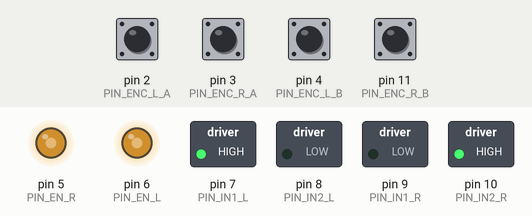
A program run on a simulated Arduino Uno, built with avr-gcc and run on an emulated ATmega328P. On the bench: switched loads named in the program (green lamp = pin HIGH), output pins drawn as LEDs (lit = HIGH). Inputs (shaded band) come from the test bench; at power-on: pin 2 (PIN_ENC_L_A), pin 3 (PIN_ENC_R_A), pin 4 (PIN_ENC_L_B), pin 11 (PIN_ENC_R_B) HIGH. What the program prints to the serial monitor is not drawn.

Above: at 1.2 s.
1.3 s: pin 3 (PIN_ENC_R_A) pulled LOW for 1 s
Timing chart, 0 to 4.3 s (numbered marks = the images above; inputs shaded):
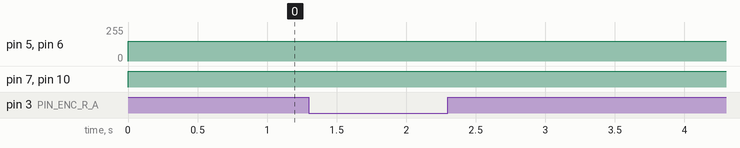

The program:

main.cpp
```cpp
#include <Arduino.h>
#include "motor.h"
#include "sensor.h"
#include "config.h"
#include "encoder.h"

// Задаём в переменную типа motor_cfg_t пины и инвернсию.
static motor_cfg_t cfg_L = {
    PIN_IN1_L, PIN_IN2_L, PIN_EN_L,
    PIN_ENC_L_A, PIN_ENC_L_B,
    true
};

static motor_cfg_t cfg_R = {
    PIN_IN1_R, PIN_IN2_R, PIN_EN_R,
    PIN_ENC_R_A, PIN_ENC_R_B,
    false
};

static sensor_cfg_t cfg_sL = { PIN_L_SENSOR };
static sensor_cfg_t cfg_sR = { PIN_R_SENSOR };

// Создаём объекты
Motor_t MotorL(cfg_L);
Motor_t MotorR(cfg_R);

LineSensor SensorL(cfg_sL);
LineSensor SensorR(cfg_sR);

Encoder_t EncoderL(cfg_L);
Encoder_t EncoderR(cfg_R);

const int GOAL_SPEED = 80;

void isrEncoderL() { EncoderL.handleInterupt(); }
void isrEncoderR() { EncoderR.handleInterupt(); }

void setup() {
    Serial.begin(115200);

    MotorL.Init();
    MotorR.Init();

    attachInterrupt(digitalPinToInterrupt(PIN_ENC_L_A), isrEncoderL, RISING);
    attachInterrupt(digitalPinToInterrupt(PIN_ENC_R_A), isrEncoderR, RISING);

    SensorL.begin();
    SensorR.begin();

    EncoderL.begin();
    EncoderR.begin();
    MotorL.SetSpeed(150);
    MotorR.SetSpeed(150);
}

void Line(void){
    int er = SensorL.read() - SensorR.read();
    MotorL.SetSpeed(GOAL_SPEED - er);
    MotorR.SetSpeed(GOAL_SPEED + er);
}

void loop() {
    // int SensorDataL = SensorL.read();
    // int SensorDataR = SensorR.read();

    // Serial.print("SensorDataL = "); Serial.print(SensorDataL); Serial.print(" SensorDataR = "); Serial.println(SensorDataR);


    Serial.print("R = "); Serial.print(EncoderR.count() * MM_PER_IMP); Serial.print("\tL = "); Serial.println(EncoderL.count() * MM_PER_IMP);
    // Line();
    MotorL.Update();
    MotorR.Update();

    //delay(10);
}
```

encoder.h
```cpp
#ifndef ENCODER_H
#define ENCODER_H

#include <Arduino.h>
#include "config.h"

class Encoder_t {
public:
    Encoder_t(const motor_cfg_t& cfg);
    void begin();
    long  count();
    void  handleInterupt();

private:
    const motor_cfg_t& _cfg;
    volatile long _count;
};

#endif
```

motor.h
```cpp
#ifndef MOTOR_H
#define MOTOR_H

#include "config.h"

class Motor_t{
    public:
        Motor_t(motor_cfg_t &conf);
        bool Init(void);

        void SetSpeed(float speed);

        void Stop(void);

        void Update(void);
    private:
        motor_cfg_t& _conf;
        float _speed;
};

#endif 
```

sensor.h
```cpp
#ifndef SENSOR_H
#define SENSOR_H
#include "config.h"

class LineSensor {
    public:
        LineSensor(const sensor_cfg_t& cfg);
        void begin();
        int read();
    private:
        const sensor_cfg_t& _cfg;
};

#endif
```

encoder.cpp
```cpp
#include "encoder.h"

Encoder_t::Encoder_t(const motor_cfg_t& cfg)
    : _cfg(cfg), _count(0) {}

void Encoder_t::begin(){
    pinMode(_cfg.pin_enc_a, INPUT_PULLUP);
    pinMode(_cfg.pin_enc_b, INPUT_PULLUP);
}

long Encoder_t::count(){
    noInterrupts();
    long c = _count;
    interrupts();
    return _cfg.invert ? - c: c;
}

void Encoder_t::handleInterupt() {
    if (digitalRead(_cfg.pin_enc_b) == HIGH) {
        _count++;
    } else {
        _count--;
    }
}
```

motor.cpp
```cpp
#include "motor.h"

Motor_t::Motor_t(motor_cfg_t &conf)
    : _conf(conf),
      _speed(0.0f) {}


bool Motor_t::Init(){
    pinMode(_conf.pin_in1, OUTPUT);
    pinMode(_conf.pin_in2, OUTPUT);
    pinMode(_conf.pin_en, OUTPUT);
    return true;
}

void Motor_t::SetSpeed(float speed){
    _speed = speed;
}

void Motor_t::Stop(){
    _speed = 0.0f;
}

void Motor_t::Update(){
    float s = fabsf(_speed);
    if (s > 255.0f) {
        s = 255.0f;
    }

    bool dir = (_speed >= 0.0f) != _conf.invert;

    if (dir) {
        digitalWrite(_conf.pin_in1, LOW);
        digitalWrite(_conf.pin_in2, HIGH);
    } else {
        digitalWrite(_conf.pin_in1, HIGH);
        digitalWrite(_conf.pin_in2, LOW);
    }

    analogWrite(_conf.pin_en, (uint8_t)s);
}
```

sensor.cpp
```cpp
#include "sensor.h"

LineSensor::LineSensor(const sensor_cfg_t& cfg)
    : _cfg(cfg) {}

void LineSensor::begin(){
    pinMode(_cfg.pin, INPUT);
}

int LineSensor::read(){
    return map(analogRead(_cfg.pin), 40, 840, 0, 100);
}
```

config.h
```cpp
#ifndef CONFIG_H
#define CONFIG_H

#include <Arduino.h>

constexpr float WHEEL_DIAMETER = 60.0f;
constexpr int   IMP_PER_ROTATE = 982;
constexpr float WHEEL_WIDTH    = 156.0f; // Колея, мм

constexpr float WHEEL_CIRCUMFERENCE = PI * WHEEL_DIAMETER;
constexpr float MM_PER_IMP          = WHEEL_CIRCUMFERENCE / IMP_PER_ROTATE;

constexpr unsigned long VEL_UPDATE_MS = 20;

#define PIN_R_SENSOR   A3
#define PIN_L_SENSOR   A2

#define PIN_IN1_L       7
#define PIN_IN2_L       8
#define PIN_EN_L        6
#define PIN_ENC_L_A     2
#define PIN_ENC_L_B     4

#define PIN_IN1_R       9
#define PIN_IN2_R      10
#define PIN_EN_R        5
#define PIN_ENC_R_A     3
#define PIN_ENC_R_B    11

struct motor_cfg_t {
    uint8_t pin_in1;
    uint8_t pin_in2;
    uint8_t pin_en;
    uint8_t pin_enc_a;
    uint8_t pin_enc_b;
    bool invert;
};

struct sensor_cfg_t {
    uint8_t pin;
};

struct config_t {
    motor_cfg_t  motor_L;
    motor_cfg_t  motor_R;
    sensor_cfg_t sensor_L;
    sensor_cfg_t sensor_R;
};


#endif
```
